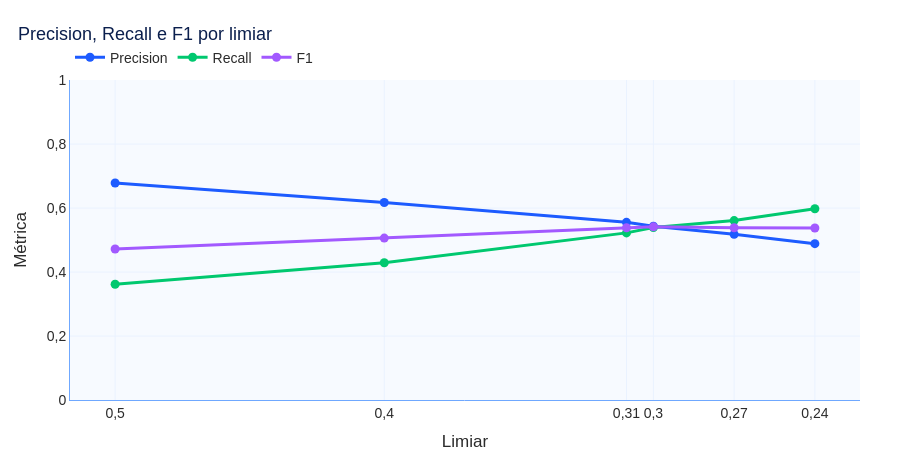

Here is the notebook cell this chart was saved with:
### Code cell
fig = grafico_metricas_por_limiar(resultados_limiares)
fig.show()

### Figure 1 — Plotly figure (JSON) as saved in the notebook; plotly's stock layout.template omitted (floating-point values rounded to 4 significant figures)
{"data": [{"hovertemplate": "%{y:.3f}", "legendgroup": "Precision", "line": {"color": "#1D5BFF", "dash": "solid", "width": 3}, "marker": {"size": 9, "symbol": "circle"}, "mode": "lines+markers", "name": "Precision", "orientation": "v", "showlegend": true, "type": "scatter", "x": [0.5, 0.4, 0.31, 0.3, 0.27, 0.24], "xaxis": "x", "y": [0.678, 0.6171, 0.5553, 0.5433, 0.5177, 0.4886], "yaxis": "y"}, {"hovertemplate": "%{y:.3f}", "legendgroup": "Recall", "line": {"color": "#00C86F", "dash": "solid", "width": 3}, "marker": {"size": 9, "symbol": "circle"}, "mode": "lines+markers", "name": "Recall", "orientation": "v", "showlegend": true, "type": "scatter", "x": [0.5, 0.4, 0.31, 0.3, 0.27, 0.24], "xaxis": "x", "y": [0.3617, 0.4288, 0.5222, 0.5388, 0.5607, 0.5976], "yaxis": "y"}, {"hovertemplate": "%{y:.3f}", "legendgroup": "F1", "line": {"color": "#A259FF", "dash": "solid", "width": 3}, "marker": {"size": 9, "symbol": "circle"}, "mode": "lines+markers", "name": "F1", "orientation": "v", "showlegend": true, "type": "scatter", "x": [0.5, 0.4, 0.31, 0.3, 0.27, 0.24], "xaxis": "x", "y": [0.4717, 0.506, 0.5383, 0.5411, 0.5384, 0.5376], "yaxis": "y"}], "layout": {"colorway": ["#1D5BFF", "#00C86F", "#A259FF", "#6FA8FF", "#123C8C"], "font": {"color": "#2B2B2B", "family": "Arial, sans-serif", "size": 14}, "height": 460, "hoverlabel": {"font": {"size": 13}}, "hovermode": "x unified", "legend": {"orientation": "h", "title": {"text": ""}, "tracegroupgap": 0, "x": 0, "y": 1.02, "yanchor": "bottom"}, "margin": {"b": 60, "l": 70, "r": 40, "t": 80}, "paper_bgcolor": "#FFFFFF", "plot_bgcolor": "#F7FAFF", "separators": ",.", "showlegend": true, "title": {"font": {"color": "#0B1F4D", "size": 18}, "text": "Precision, Recall e F1 por limiar", "x": 0.02}, "xaxis": {"anchor": "y", "autorange": "reversed", "domain": [0, 1], "gridcolor": "#EAF2FF", "linecolor": "#6FA8FF", "showgrid": true, "tickfont": {"color": "#2B2B2B"}, "tickvals": [0.5, 0.4, 0.31, 0.3, 0.27, 0.24], "title": {"font": {"color": "#2B2B2B"}, "text": "Limiar"}, "zeroline": false}, "yaxis": {"anchor": "x", "domain": [0, 1], "gridcolor": "#EAF2FF", "linecolor": "#6FA8FF", "range": [0, 1], "showgrid": true, "tickfont": {"color": "#2B2B2B"}, "title": {"font": {"color": "#2B2B2B"}, "text": "Métrica"}, "zeroline": false}}}
